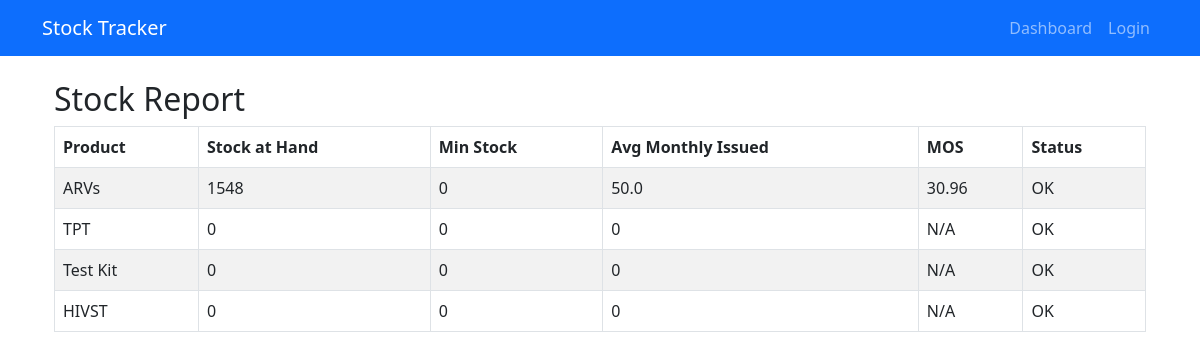
The page /report on the database as committed earlier.
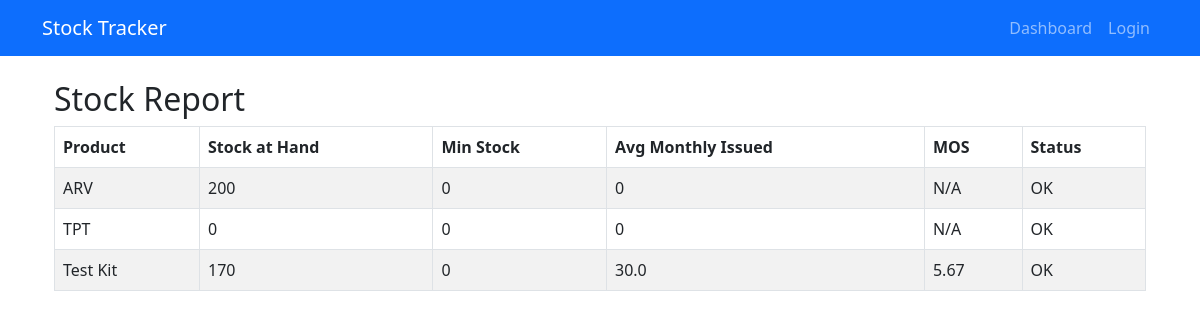
The same page on the database as committed later.
### models.py (models this page shows, shortened)
class Product(db.Model):
    id = db.Column(db.Integer, primary_key=True)
    name = db.Column(db.String(120), nullable=False)
    unit = db.Column(db.String(30))
    facility_products = db.relationship('FacilityProduct', backref='product', lazy=True)
    transactions = db.relationship('StockTransaction', backref='product', lazy=True)

### app.py (the view)
@app.route('/report')
def report():
    sql_avg = text("""
    SELECT p.id AS product_id, p.name AS product_name, AVG(monthly_issued) AS avg_monthly_issued
    FROM (
        SELECT p.id AS pid, STRFTIME('%Y-%m', st.date) AS month_key,
               SUM(CASE WHEN st.transaction_type='Issued' THEN st.quantity ELSE 0 END) AS monthly_issued
        FROM stock_transaction st
        JOIN product p ON p.id = st.product_id
        GROUP BY pid, month_key
    ) AS monthly
    JOIN product p ON p.id = monthly.pid
    GROUP BY p.id
    """)
    avg_rows = db.session.execute(sql_avg).mappings().all()
    avg_map = {r['product_id']: r['avg_monthly_issued'] or 0 for r in avg_rows}
    sql_stock = text("""
    SELECT p.id AS product_id, p.name AS product_name,
           COALESCE(SUM(CASE WHEN st.transaction_type IN ('Received','Opening') THEN st.quantity ELSE 0 END),0) -
           COALESCE(SUM(CASE WHEN st.transaction_type IN ('Issued','Lost','Damaged','Expired') THEN st.quantity ELSE 0 END),0) +
           COALESCE(SUM(CASE WHEN st.transaction_type='Adjusted' THEN st.quantity ELSE 0 END),0) AS stock_at_hand,
           COALESCE(SUM(fp.min_stock),0) AS min_stock
    FROM product p
    LEFT JOIN stock_transaction st ON st.product_id = p.id
    LEFT JOIN facility_product fp ON fp.product_id = p.id
    GROUP BY p.id
    """)
    stock_rows = db.session.execute(sql_stock).mappings().all()
    report_rows = []
    for r in stock_rows:
        avg = avg_map.get(r['product_id'], 0)
        stock = r['stock_at_hand'] or 0
        mos = round(stock / avg, 2) if avg > 0 else None
        status = "Below Min" if stock < r['min_stock'] else "OK"
        report_rows.append({
            'product_id': r['product_id'],
            'product': r['product_name'],
            'avg_monthly_issued': avg,
            'stock_at_hand': stock,
            'mos': mos,
            'min_stock': r['min_stock'],
            'status': status
        })
    return render_template('report.html', rows=report_rows)

### templates/report.html
{% extends 'base.html' %}
{% block content %}
<div class="container">
  <h2>Stock Report</h2>
  <table class="table table-striped table-bordered">
    <thead>
      <tr>
        <th>Product</th>
        <th>Stock at Hand</th>
        <th>Min Stock</th>
        <th>Avg Monthly Issued</th>
        <th>MOS</th>
        <th>Status</th>
      </tr>
    </thead>
    <tbody>
      {% for row in rows %}
      <tr class="{{ 'table-danger' if row.status=='Below Min' else '' }}">
        <td>{{ row.product }}</td>
        <td>{{ row.stock_at_hand }}</td>
        <td>{{ row.min_stock }}</td>
        <td>{{ row.avg_monthly_issued|round(2) }}</td>
        <td>{{ row.mos or 'N/A' }}</td>
        <td>{{ row.status }}</td>
      </tr>
      {% endfor %}
    </tbody>
  </table>
</div>
{% endblock %}

Rows that differ between the two databases and show on the page:
removed Product: product "HIVST", stock_at_hand "0", min_stock "0", avg_monthly_issued "0", mos "N/A", status "OK"
changed Product: product "ARVs" → "ARV"; stock_at_hand "1548" → "200"; avg_monthly_issued "50.0" → "0"; mos "30.96" → "N/A"
computed for Product "Test Kit": stock_at_hand "0" → "170"; avg_monthly_issued "0" → "30.0"; mos "N/A" → "5.67"
